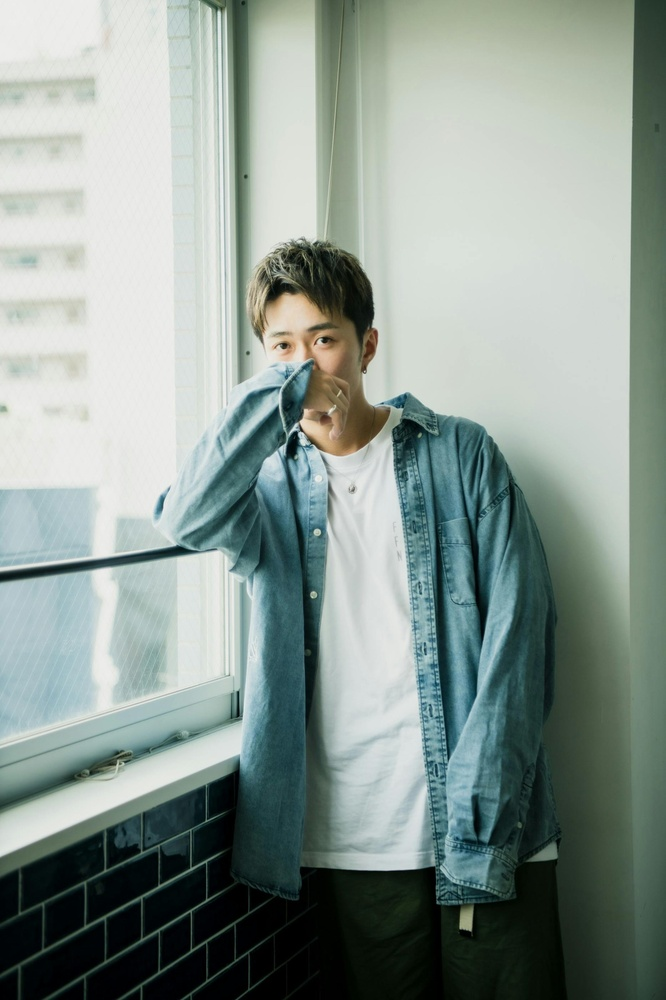
%> input picture LR3/data/3.jpg, 666 x 1000 px, shrunk from 1866 x 2800 before the run
$ octave lr3_5_6.m   (GNU Octave 9; MATLAB toolbox functions it lacks are replaced by stand-ins)
%> lines starting %> are read from the running program, lines starting %| are printed output that depends on the picture
imagePath = 'C:\Users\user\Desktop\Обр. сигн та зобр\LR3\data\3.jpg';

originalImage = imread(imagePath);
%> originalImage is the input picture: size 1000x666x3 uint8; mean R, G, B 138.2, 151.6, 145.3

% збільшення яскравості (для тестування)
brightenedImage = imadjust(originalImage, [0, 1], [0.9, 1]);
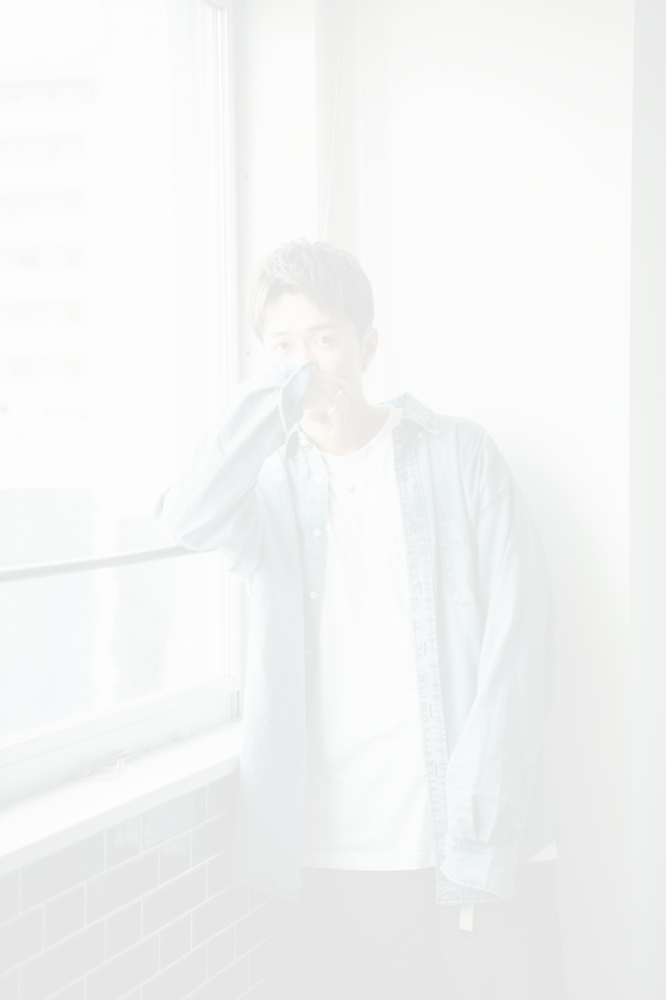
%> brightenedImage: size 1000x666x3 uint8; mean R, G, B 243.4, 244.7, 244.1

% відновлення зображення шляхом зменшення яскравості
restoredImage = imadjust(brightenedImage, stretchlim(brightenedImage), [0, 1]);
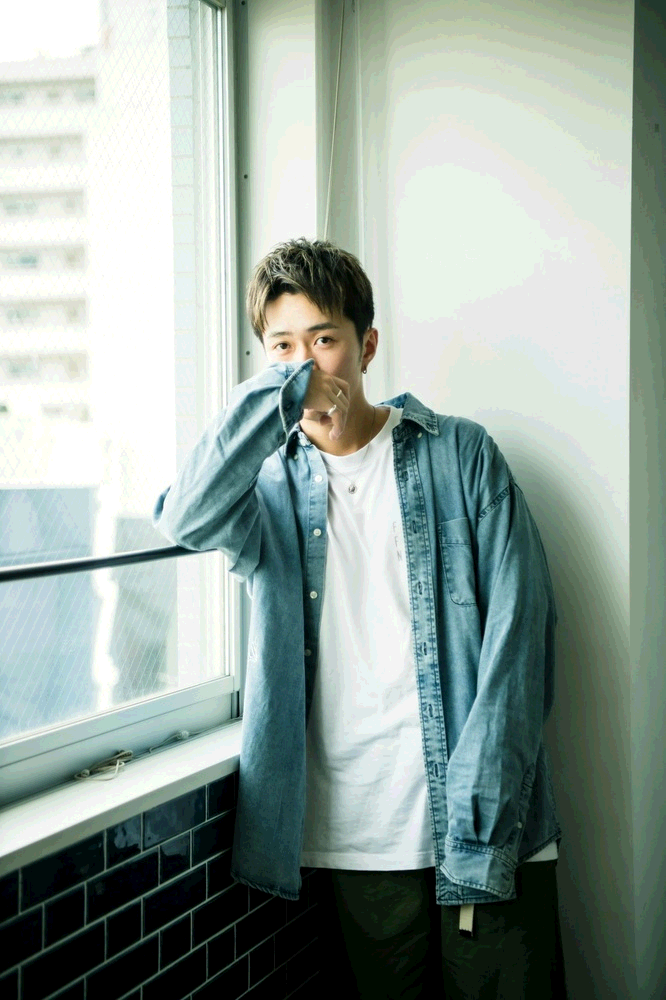
%> restoredImage: size 1000x666x3 uint8; mean R, G, B 148.7, 163.3, 156.4

figure;
subplot(1, 3, 1);
imshow(originalImage);
title('Оригінальне зображення');

subplot(1, 3, 2);
imshow(brightenedImage);
title('Збільшена яскравість');

subplot(1, 3, 3);
imshow(restoredImage);
title('Відновлене зображення');

$ run again, with LR3/data/2.jpg copied over LR3/data/3.jpg
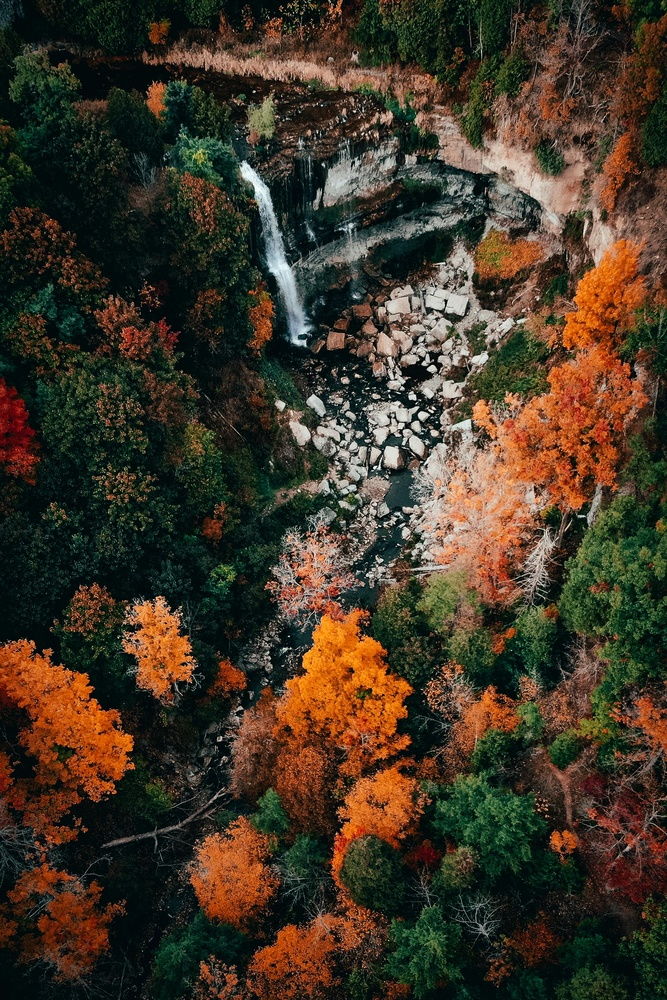
%> input picture LR3/data/2.jpg, 667 x 1000 px, shrunk from 1836 x 2754 before the run
%> originalImage is the input picture: size 1000x667x3 uint8; mean R, G, B 66.3, 55.1, 39.6
%> `brightenedImage = imadjust(originalImage, [0, 1], [0.9, 1]);`:
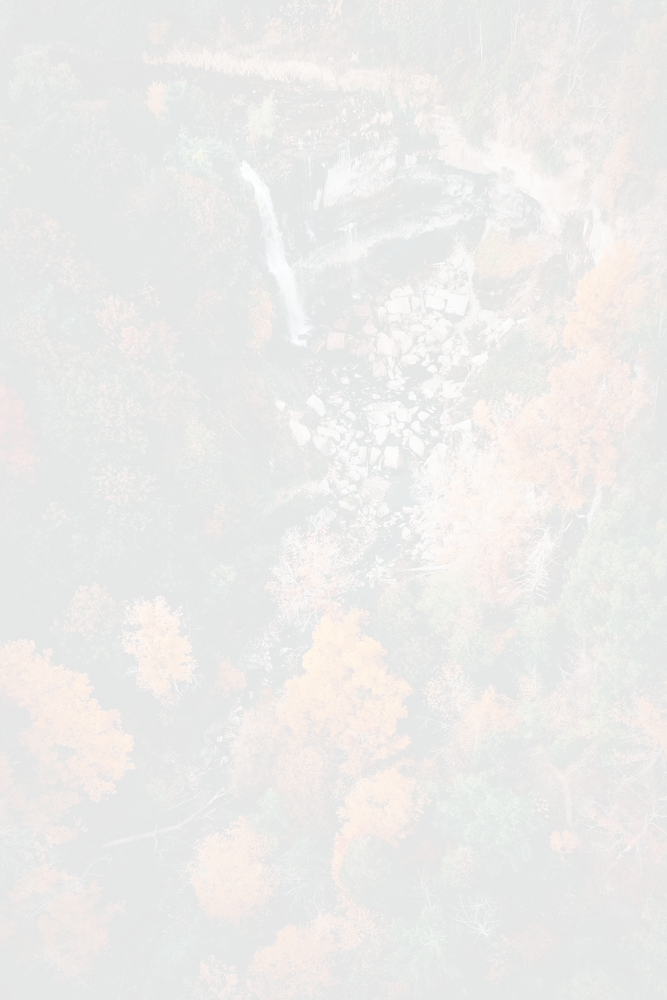
%> brightenedImage: size 1000x667x3 uint8; mean R, G, B 236.2, 235.1, 233.5
%> `restoredImage = imadjust(brightenedImage, stretchlim(brightenedImage),..`:
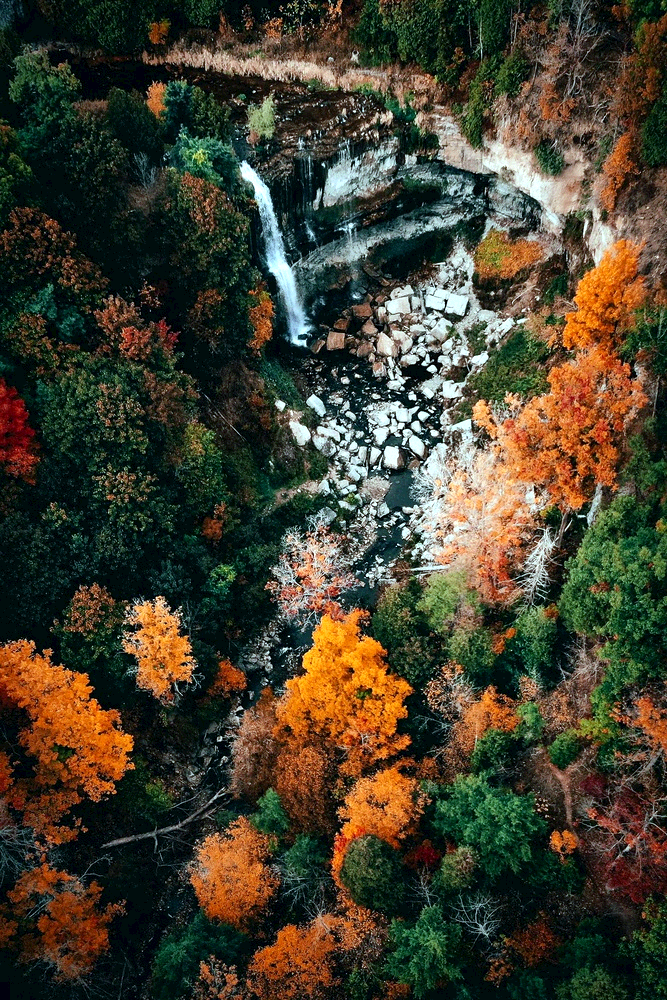
%> restoredImage: size 1000x667x3 uint8; mean R, G, B 69, 64.5, 47.2
